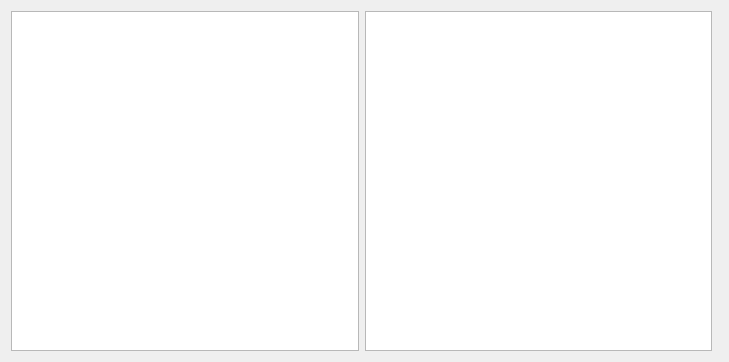
<?xml version="1.0" encoding="UTF-8"?>
<ui version="4.0">
 <class>TabContentConfigWidget</class>
 <widget class="QWidget" name="TabContentConfigWidget">
  <property name="geometry">
   <rect>
    <x>0</x>
    <y>0</y>
    <width>729</width>
    <height>362</height>
   </rect>
  </property>
  <property name="windowTitle">
   <string>Form</string>
  </property>
  <layout class="QHBoxLayout" name="horizontalLayout">
   <item>
    <widget class="QListView" name="availableListView">
     <property name="editTriggers">
      <set>QAbstractItemView::NoEditTriggers</set>
     </property>
     <property name="showDropIndicator" stdset="0">
      <bool>false</bool>
     </property>
     <property name="dragEnabled">
      <bool>true</bool>
     </property>
     <property name="dragDropMode">
      <enum>QAbstractItemView::DragDrop</enum>
     </property>
     <property name="selectionBehavior">
      <enum>QAbstractItemView::SelectRows</enum>
     </property>
    </widget>
   </item>
   <item>
    <widget class="QListView" name="selectedListView">
     <property name="editTriggers">
      <set>QAbstractItemView::NoEditTriggers</set>
     </property>
     <property name="dragEnabled">
      <bool>true</bool>
     </property>
     <property name="dragDropMode">
      <enum>QAbstractItemView::DragDrop</enum>
     </property>
     <property name="defaultDropAction">
      <enum>Qt::MoveAction</enum>
     </property>
     <property name="selectionBehavior">
      <enum>QAbstractItemView::SelectRows</enum>
     </property>
    </widget>
   </item>
   <item>
    <widget class="QWidget" name="sourceConfigContainer" native="true"/>
   </item>
  </layout>
 </widget>
 <resources/>
 <connections/>
</ui>
